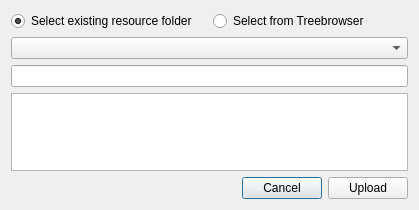
<?xml version="1.0" encoding="UTF-8"?>
<ui version="4.0">
 <class>QmitkSelectXnatUploadDestinationDialog</class>
 <widget class="QDialog" name="QmitkSelectXnatUploadDestinationDialog">
  <property name="geometry">
   <rect>
    <x>0</x>
    <y>0</y>
    <width>419</width>
    <height>210</height>
   </rect>
  </property>
  <property name="sizePolicy">
   <sizepolicy hsizetype="Preferred" vsizetype="Preferred">
    <horstretch>0</horstretch>
    <verstretch>0</verstretch>
   </sizepolicy>
  </property>
  <property name="windowTitle">
   <string>Dialog</string>
  </property>
  <layout class="QVBoxLayout" name="verticalLayout">
   <item>
    <layout class="QHBoxLayout" name="horizontalLayout">
     <item>
      <widget class="QRadioButton" name="rbSelectResource">
       <property name="text">
        <string>Select existing resource folder</string>
       </property>
       <property name="checked">
        <bool>true</bool>
       </property>
       <attribute name="buttonGroup">
        <string notr="true">buttonGroup</string>
       </attribute>
      </widget>
     </item>
     <item>
      <widget class="QRadioButton" name="rbSelectFromTreeView">
       <property name="text">
        <string>Select from Treebrowser</string>
       </property>
       <property name="checked">
        <bool>false</bool>
       </property>
       <attribute name="buttonGroup">
        <string notr="true">buttonGroup</string>
       </attribute>
      </widget>
     </item>
    </layout>
   </item>
   <item>
    <widget class="QComboBox" name="cbSelectResources"/>
   </item>
   <item>
    <widget class="QLineEdit" name="leResourceName"/>
   </item>
   <item>
    <widget class="QTreeView" name="treeView">
     <property name="headerHidden">
      <bool>true</bool>
     </property>
    </widget>
   </item>
   <item>
    <layout class="QHBoxLayout" name="horizontalLayout_2">
     <item>
      <spacer name="horizontalSpacer">
       <property name="orientation">
        <enum>Qt::Horizontal</enum>
       </property>
       <property name="sizeHint" stdset="0">
        <size>
         <width>40</width>
         <height>20</height>
        </size>
       </property>
      </spacer>
     </item>
     <item>
      <widget class="QPushButton" name="pbCancel">
       <property name="text">
        <string>Cancel</string>
       </property>
      </widget>
     </item>
     <item>
      <widget class="QPushButton" name="pbUpload">
       <property name="text">
        <string>Upload</string>
       </property>
      </widget>
     </item>
    </layout>
   </item>
  </layout>
 </widget>
 <resources/>
 <connections/>
 <buttongroups>
  <buttongroup name="buttonGroup"/>
 </buttongroups>
</ui>
